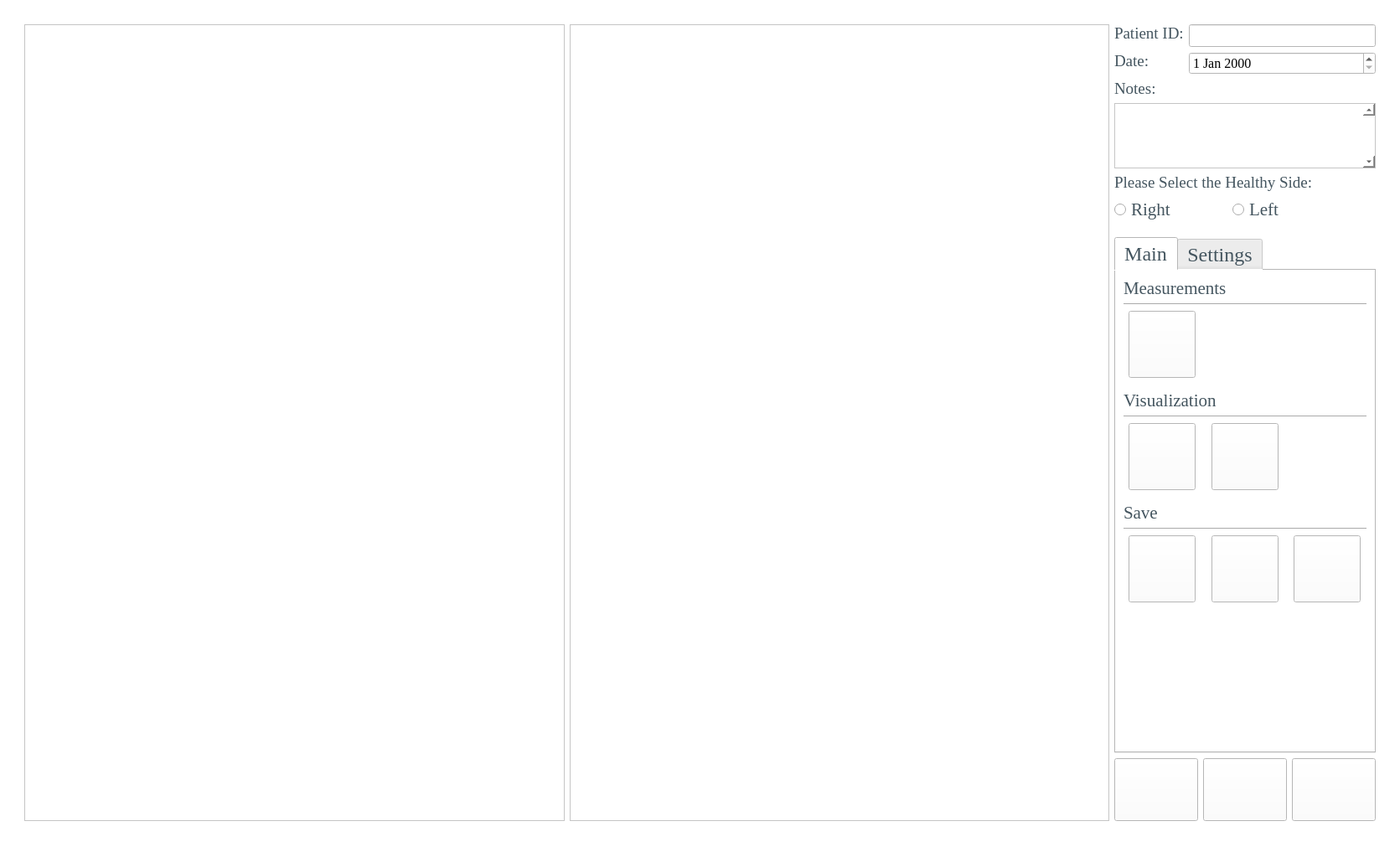
<?xml version="1.0" encoding="UTF-8"?>
<ui version="4.0">
 <class>MainWindow</class>
 <widget class="QMainWindow" name="MainWindow">
  <property name="geometry">
   <rect>
    <x>0</x>
    <y>0</y>
    <width>1671</width>
    <height>1011</height>
   </rect>
  </property>
  <property name="minimumSize">
   <size>
    <width>100</width>
    <height>768</height>
   </size>
  </property>
  <property name="windowTitle">
   <string>Emotrics+</string>
  </property>
  <property name="styleSheet">
   <string notr="true">background-color: rgb(255, 255, 255);</string>
  </property>
  <widget class="QWidget" name="centralwidget">
   <layout class="QGridLayout" name="gridLayout_2">
    <item row="2" column="2">
     <layout class="QGridLayout" name="gridLayout">
      <item row="6" column="0">
       <spacer name="verticalSpacer_4">
        <property name="orientation">
         <enum>Qt::Vertical</enum>
        </property>
        <property name="sizeHint" stdset="0">
         <size>
          <width>20</width>
          <height>40</height>
         </size>
        </property>
       </spacer>
      </item>
      <item row="6" column="3" rowspan="2" colspan="7">
       <widget class="QTabWidget" name="tabWidget">
        <property name="font">
         <font>
          <family>Times New Roman</family>
          <pointsize>18</pointsize>
         </font>
        </property>
        <property name="autoFillBackground">
         <bool>false</bool>
        </property>
        <property name="styleSheet">
         <string notr="true">color: rgb(68, 85, 95);</string>
        </property>
        <property name="currentIndex">
         <number>0</number>
        </property>
        <widget class="QWidget" name="tab_3">
         <attribute name="title">
          <string>Main</string>
         </attribute>
         <layout class="QVBoxLayout" name="verticalLayout">
          <item>
           <layout class="QGridLayout" name="gridLayout_4">
            <item row="3" column="0" colspan="3">
             <widget class="Line" name="line_2">
              <property name="lineWidth">
               <number>0</number>
              </property>
              <property name="orientation">
               <enum>Qt::Horizontal</enum>
              </property>
             </widget>
            </item>
            <item row="5" column="0" colspan="3">
             <widget class="Line" name="line_3">
              <property name="orientation">
               <enum>Qt::Horizontal</enum>
              </property>
             </widget>
            </item>
            <item row="10" column="0" alignment="Qt::AlignHCenter">
             <widget class="QPushButton" name="pushButton_42">
              <property name="sizePolicy">
               <sizepolicy hsizetype="Fixed" vsizetype="Fixed">
                <horstretch>0</horstretch>
                <verstretch>0</verstretch>
               </sizepolicy>
              </property>
              <property name="minimumSize">
               <size>
                <width>80</width>
                <height>80</height>
               </size>
              </property>
              <property name="maximumSize">
               <size>
                <width>80</width>
                <height>80</height>
               </size>
              </property>
              <property name="styleSheet">
               <string notr="true">QPushButton {
		image: url(/Users/kee_b/OneDrive/바탕 화면/Untitled-22.jpg)
}
</string>
              </property>
              <property name="text">
               <string/>
              </property>
             </widget>
            </item>
            <item row="7" column="0" colspan="3">
             <widget class="Line" name="line_4">
              <property name="styleSheet">
               <string notr="true">color: rgb(255, 255, 255);</string>
              </property>
              <property name="lineWidth">
               <number>0</number>
              </property>
              <property name="orientation">
               <enum>Qt::Horizontal</enum>
              </property>
             </widget>
            </item>
            <item row="10" column="1" alignment="Qt::AlignHCenter">
             <widget class="QPushButton" name="pushButton_2">
              <property name="minimumSize">
               <size>
                <width>80</width>
                <height>80</height>
               </size>
              </property>
              <property name="maximumSize">
               <size>
                <width>80</width>
                <height>80</height>
               </size>
              </property>
              <property name="styleSheet">
               <string notr="true">QPushButton {
		image: url(/Users/kee_b/OneDrive/바탕 화면/Untitled-14.jpg)
}
</string>
              </property>
              <property name="text">
               <string/>
              </property>
             </widget>
            </item>
            <item row="10" column="2" alignment="Qt::AlignHCenter">
             <widget class="QPushButton" name="pushButton_3">
              <property name="minimumSize">
               <size>
                <width>80</width>
                <height>80</height>
               </size>
              </property>
              <property name="maximumSize">
               <size>
                <width>80</width>
                <height>80</height>
               </size>
              </property>
              <property name="styleSheet">
               <string notr="true">QPushButton {
		image: url(/Users/kee_b/OneDrive/바탕 화면/Untitled-15.jpg)
}
</string>
              </property>
              <property name="text">
               <string/>
              </property>
             </widget>
            </item>
            <item row="1" column="0" colspan="3">
             <widget class="Line" name="line">
              <property name="orientation">
               <enum>Qt::Horizontal</enum>
              </property>
             </widget>
            </item>
            <item row="4" column="0" colspan="3">
             <widget class="QLabel" name="label_15">
              <property name="sizePolicy">
               <sizepolicy hsizetype="Preferred" vsizetype="Maximum">
                <horstretch>0</horstretch>
                <verstretch>0</verstretch>
               </sizepolicy>
              </property>
              <property name="font">
               <font>
                <family>Times New Roman</family>
                <pointsize>16</pointsize>
               </font>
              </property>
              <property name="styleSheet">
               <string notr="true">color: rgb(68, 85, 95);</string>
              </property>
              <property name="text">
               <string>Visualization</string>
              </property>
             </widget>
            </item>
            <item row="8" column="0" colspan="3">
             <widget class="QLabel" name="label_17">
              <property name="sizePolicy">
               <sizepolicy hsizetype="Preferred" vsizetype="Maximum">
                <horstretch>0</horstretch>
                <verstretch>0</verstretch>
               </sizepolicy>
              </property>
              <property name="font">
               <font>
                <family>Times New Roman</family>
                <pointsize>16</pointsize>
               </font>
              </property>
              <property name="styleSheet">
               <string notr="true">color: rgb(68, 85, 95);</string>
              </property>
              <property name="text">
               <string>Save</string>
              </property>
             </widget>
            </item>
            <item row="9" column="0" colspan="3">
             <widget class="Line" name="line_5">
              <property name="orientation">
               <enum>Qt::Horizontal</enum>
              </property>
             </widget>
            </item>
            <item row="2" column="0" alignment="Qt::AlignHCenter">
             <widget class="QPushButton" name="measurementsButton">
              <property name="sizePolicy">
               <sizepolicy hsizetype="Fixed" vsizetype="Fixed">
                <horstretch>0</horstretch>
                <verstretch>0</verstretch>
               </sizepolicy>
              </property>
              <property name="minimumSize">
               <size>
                <width>80</width>
                <height>80</height>
               </size>
              </property>
              <property name="maximumSize">
               <size>
                <width>80</width>
                <height>80</height>
               </size>
              </property>
              <property name="styleSheet">
               <string notr="true">QPushButton {
		image: url(/Users/kee_b/OneDrive/바탕 화면/Untitled-4.jpg)
}</string>
              </property>
              <property name="text">
               <string/>
              </property>
             </widget>
            </item>
            <item row="6" column="0" alignment="Qt::AlignHCenter">
             <widget class="QPushButton" name="adjustMidlineButton">
              <property name="sizePolicy">
               <sizepolicy hsizetype="Fixed" vsizetype="Fixed">
                <horstretch>0</horstretch>
                <verstretch>0</verstretch>
               </sizepolicy>
              </property>
              <property name="minimumSize">
               <size>
                <width>80</width>
                <height>80</height>
               </size>
              </property>
              <property name="maximumSize">
               <size>
                <width>80</width>
                <height>80</height>
               </size>
              </property>
              <property name="styleSheet">
               <string notr="true">QPushButton {
		image: url(/Users/kee_b/OneDrive/바탕 화면/Untitled-23.jpg)
}</string>
              </property>
              <property name="text">
               <string/>
              </property>
              <property name="checkable">
               <bool>true</bool>
              </property>
             </widget>
            </item>
            <item row="6" column="1" alignment="Qt::AlignHCenter">
             <widget class="QPushButton" name="toggleMidlineButton">
              <property name="sizePolicy">
               <sizepolicy hsizetype="Fixed" vsizetype="Fixed">
                <horstretch>0</horstretch>
                <verstretch>0</verstretch>
               </sizepolicy>
              </property>
              <property name="minimumSize">
               <size>
                <width>80</width>
                <height>80</height>
               </size>
              </property>
              <property name="maximumSize">
               <size>
                <width>80</width>
                <height>80</height>
               </size>
              </property>
              <property name="styleSheet">
               <string notr="true">QPushButton {
		image: url(/Users/kee_b/OneDrive/바탕 화면/Untitled-24.jpg)
}</string>
              </property>
              <property name="text">
               <string/>
              </property>
              <property name="checkable">
               <bool>true</bool>
              </property>
             </widget>
            </item>
            <item row="0" column="0" colspan="3">
             <widget class="QLabel" name="label_16">
              <property name="sizePolicy">
               <sizepolicy hsizetype="Preferred" vsizetype="Maximum">
                <horstretch>0</horstretch>
                <verstretch>0</verstretch>
               </sizepolicy>
              </property>
              <property name="font">
               <font>
                <family>Times New Roman</family>
                <pointsize>16</pointsize>
               </font>
              </property>
              <property name="styleSheet">
               <string notr="true">color: rgb(68, 85, 95);</string>
              </property>
              <property name="text">
               <string>Measurements</string>
              </property>
             </widget>
            </item>
           </layout>
          </item>
          <item>
           <spacer name="verticalSpacer_2">
            <property name="orientation">
             <enum>Qt::Vertical</enum>
            </property>
            <property name="sizeHint" stdset="0">
             <size>
              <width>20</width>
              <height>40</height>
             </size>
            </property>
           </spacer>
          </item>
         </layout>
        </widget>
        <widget class="QWidget" name="tab_4">
         <attribute name="title">
          <string>Settings</string>
         </attribute>
         <layout class="QVBoxLayout" name="verticalLayout_2">
          <item>
           <layout class="QGridLayout" name="gridLayout_5">
            <property name="horizontalSpacing">
             <number>4</number>
            </property>
            <item row="7" column="3" alignment="Qt::AlignHCenter">
             <widget class="QPushButton" name="landmarkSettingButton">
              <property name="sizePolicy">
               <sizepolicy hsizetype="Fixed" vsizetype="Fixed">
                <horstretch>0</horstretch>
                <verstretch>0</verstretch>
               </sizepolicy>
              </property>
              <property name="minimumSize">
               <size>
                <width>80</width>
                <height>80</height>
               </size>
              </property>
              <property name="maximumSize">
               <size>
                <width>80</width>
                <height>80</height>
               </size>
              </property>
              <property name="styleSheet">
               <string notr="true">QPushButton {
		image: url(/Users/kee_b/OneDrive/바탕 화면/Untitled-16.jpg)
}</string>
              </property>
              <property name="text">
               <string/>
              </property>
              <property name="checkable">
               <bool>true</bool>
              </property>
             </widget>
            </item>
            <item row="7" column="2" alignment="Qt::AlignHCenter">
             <widget class="QPushButton" name="addDotsButton">
              <property name="sizePolicy">
               <sizepolicy hsizetype="Fixed" vsizetype="Fixed">
                <horstretch>0</horstretch>
                <verstretch>0</verstretch>
               </sizepolicy>
              </property>
              <property name="minimumSize">
               <size>
                <width>80</width>
                <height>80</height>
               </size>
              </property>
              <property name="maximumSize">
               <size>
                <width>80</width>
                <height>80</height>
               </size>
              </property>
              <property name="styleSheet">
               <string notr="true">QPushButton {
		image: url(/Users/kee_b/OneDrive/바탕 화면/Untitled-10.jpg)
}</string>
              </property>
              <property name="text">
               <string/>
              </property>
              <property name="checkable">
               <bool>true</bool>
              </property>
             </widget>
            </item>
            <item row="1" column="2" colspan="3">
             <widget class="Line" name="line_6">
              <property name="orientation">
               <enum>Qt::Horizontal</enum>
              </property>
             </widget>
            </item>
            <item row="5" column="2" colspan="3">
             <widget class="QLabel" name="label_18">
              <property name="sizePolicy">
               <sizepolicy hsizetype="Preferred" vsizetype="Maximum">
                <horstretch>0</horstretch>
                <verstretch>0</verstretch>
               </sizepolicy>
              </property>
              <property name="font">
               <font>
                <family>Times New Roman</family>
                <pointsize>16</pointsize>
               </font>
              </property>
              <property name="text">
               <string>Landmark Settings</string>
              </property>
             </widget>
            </item>
            <item row="0" column="2" colspan="3">
             <widget class="QLabel" name="label_20">
              <property name="sizePolicy">
               <sizepolicy hsizetype="Preferred" vsizetype="Maximum">
                <horstretch>0</horstretch>
                <verstretch>0</verstretch>
               </sizepolicy>
              </property>
              <property name="font">
               <font>
                <family>Times New Roman</family>
                <pointsize>16</pointsize>
               </font>
              </property>
              <property name="text">
               <string>Iris Settings</string>
              </property>
             </widget>
            </item>
            <item row="10" column="2" colspan="3">
             <widget class="QLabel" name="label_7">
              <property name="font">
               <font>
                <family>Times New Roman</family>
                <pointsize>16</pointsize>
               </font>
              </property>
              <property name="text">
               <string>Measurement &amp; Save Settings</string>
              </property>
             </widget>
            </item>
            <item row="7" column="4" alignment="Qt::AlignHCenter">
             <widget class="QPushButton" name="showNLFButton">
              <property name="sizePolicy">
               <sizepolicy hsizetype="Fixed" vsizetype="Fixed">
                <horstretch>0</horstretch>
                <verstretch>0</verstretch>
               </sizepolicy>
              </property>
              <property name="minimumSize">
               <size>
                <width>80</width>
                <height>80</height>
               </size>
              </property>
              <property name="maximumSize">
               <size>
                <width>80</width>
                <height>80</height>
               </size>
              </property>
              <property name="styleSheet">
               <string notr="true">QPushButton {
		image: url(/Users/kee_b/OneDrive/바탕 화면/Untitled-9.jpg)
}
</string>
              </property>
              <property name="text">
               <string/>
              </property>
              <property name="checkable">
               <bool>true</bool>
              </property>
             </widget>
            </item>
            <item row="2" column="4" alignment="Qt::AlignHCenter">
             <widget class="QPushButton" name="pushButton_5">
              <property name="sizePolicy">
               <sizepolicy hsizetype="Fixed" vsizetype="Fixed">
                <horstretch>0</horstretch>
                <verstretch>0</verstretch>
               </sizepolicy>
              </property>
              <property name="minimumSize">
               <size>
                <width>80</width>
                <height>80</height>
               </size>
              </property>
              <property name="maximumSize">
               <size>
                <width>80</width>
                <height>80</height>
               </size>
              </property>
              <property name="styleSheet">
               <string notr="true">QPushButton {
		image: url(/Users/kee_b/OneDrive/바탕 화면/Untitled-19.jpg)
}</string>
              </property>
              <property name="text">
               <string/>
              </property>
             </widget>
            </item>
            <item row="3" column="3">
             <widget class="QPushButton" name="pushButton_12">
              <property name="minimumSize">
               <size>
                <width>80</width>
                <height>80</height>
               </size>
              </property>
              <property name="maximumSize">
               <size>
                <width>80</width>
                <height>80</height>
               </size>
              </property>
              <property name="styleSheet">
               <string notr="true">QPushButton {
		image: url(/Users/kee_b/OneDrive/바탕 화면/Untitled-21.jpg)
}</string>
              </property>
              <property name="text">
               <string/>
              </property>
             </widget>
            </item>
            <item row="3" column="2">
             <widget class="QPushButton" name="pushButton_11">
              <property name="minimumSize">
               <size>
                <width>80</width>
                <height>80</height>
               </size>
              </property>
              <property name="maximumSize">
               <size>
                <width>80</width>
                <height>80</height>
               </size>
              </property>
              <property name="styleSheet">
               <string notr="true">QPushButton {
		image: url(/Users/kee_b/OneDrive/바탕 화면/Untitled-20.jpg)
}</string>
              </property>
              <property name="text">
               <string/>
              </property>
             </widget>
            </item>
            <item row="11" column="2" colspan="3">
             <widget class="Line" name="line_14">
              <property name="orientation">
               <enum>Qt::Horizontal</enum>
              </property>
             </widget>
            </item>
            <item row="6" column="2" colspan="3">
             <widget class="Line" name="line_8">
              <property name="orientation">
               <enum>Qt::Horizontal</enum>
              </property>
             </widget>
            </item>
            <item row="2" column="2" alignment="Qt::AlignHCenter">
             <widget class="QPushButton" name="pushButton_26">
              <property name="sizePolicy">
               <sizepolicy hsizetype="Fixed" vsizetype="Fixed">
                <horstretch>0</horstretch>
                <verstretch>0</verstretch>
               </sizepolicy>
              </property>
              <property name="minimumSize">
               <size>
                <width>80</width>
                <height>80</height>
               </size>
              </property>
              <property name="maximumSize">
               <size>
                <width>80</width>
                <height>80</height>
               </size>
              </property>
              <property name="styleSheet">
               <string notr="true">QPushButton {
		image: url(/Users/kee_b/OneDrive/바탕 화면/Untitled-11.jpg)
}</string>
              </property>
              <property name="text">
               <string/>
              </property>
             </widget>
            </item>
            <item row="4" column="2" colspan="3">
             <widget class="Line" name="line_7">
              <property name="lineWidth">
               <number>0</number>
              </property>
              <property name="orientation">
               <enum>Qt::Horizontal</enum>
              </property>
             </widget>
            </item>
            <item row="2" column="3" alignment="Qt::AlignHCenter">
             <widget class="QPushButton" name="pushButton_27">
              <property name="sizePolicy">
               <sizepolicy hsizetype="Fixed" vsizetype="Fixed">
                <horstretch>0</horstretch>
                <verstretch>0</verstretch>
               </sizepolicy>
              </property>
              <property name="minimumSize">
               <size>
                <width>80</width>
                <height>80</height>
               </size>
              </property>
              <property name="maximumSize">
               <size>
                <width>80</width>
                <height>80</height>
               </size>
              </property>
              <property name="styleSheet">
               <string notr="true">QPushButton {
		image: url(/Users/kee_b/OneDrive/바탕 화면/Untitled-18.jpg)
}</string>
              </property>
              <property name="text">
               <string/>
              </property>
             </widget>
            </item>
            <item row="9" column="2" colspan="3">
             <layout class="QGridLayout" name="gridLayout_6">
              <item row="6" column="0">
               <widget class="QLabel" name="label_13">
                <property name="font">
                 <font>
                  <family>Times New Roman</family>
                  <pointsize>12</pointsize>
                 </font>
                </property>
                <property name="text">
                 <string>Color of Landmarks:</string>
                </property>
               </widget>
              </item>
              <item row="6" column="1" alignment="Qt::AlignHCenter">
               <widget class="QLabel" name="label_14">
                <property name="minimumSize">
                 <size>
                  <width>20</width>
                  <height>20</height>
                 </size>
                </property>
                <property name="maximumSize">
                 <size>
                  <width>20</width>
                  <height>20</height>
                 </size>
                </property>
                <property name="frameShape">
                 <enum>QFrame::Box</enum>
                </property>
                <property name="text">
                 <string/>
                </property>
               </widget>
              </item>
              <item row="1" column="3">
               <widget class="Line" name="line_11">
                <property name="lineWidth">
                 <number>0</number>
                </property>
                <property name="orientation">
                 <enum>Qt::Horizontal</enum>
                </property>
               </widget>
              </item>
              <item row="6" column="2" colspan="2">
               <widget class="QPushButton" name="pushButton_9">
                <property name="minimumSize">
                 <size>
                  <width>0</width>
                  <height>25</height>
                 </size>
                </property>
                <property name="maximumSize">
                 <size>
                  <width>16777215</width>
                  <height>25</height>
                 </size>
                </property>
                <property name="text">
                 <string>Select Color</string>
                </property>
               </widget>
              </item>
              <item row="3" column="0" colspan="4">
               <widget class="Line" name="line_12">
                <property name="lineWidth">
                 <number>0</number>
                </property>
                <property name="orientation">
                 <enum>Qt::Horizontal</enum>
                </property>
               </widget>
              </item>
              <item row="0" column="0" colspan="4">
               <widget class="Line" name="line_10">
                <property name="lineWidth">
                 <number>0</number>
                </property>
                <property name="orientation">
                 <enum>Qt::Horizontal</enum>
                </property>
               </widget>
              </item>
              <item row="4" column="0">
               <widget class="QLabel" name="label_12">
                <property name="font">
                 <font>
                  <family>Times New Roman</family>
                  <pointsize>12</pointsize>
                 </font>
                </property>
                <property name="text">
                 <string>Color of Landmarks:</string>
                </property>
               </widget>
              </item>
              <item row="8" column="0">
               <widget class="QLabel" name="label_19">
                <property name="font">
                 <font>
                  <family>Times New Roman</family>
                  <pointsize>12</pointsize>
                 </font>
                </property>
                <property name="text">
                 <string>Size of Landmarks:</string>
                </property>
               </widget>
              </item>
              <item row="8" column="1">
               <widget class="QSpinBox" name="spinBox_3">
                <property name="minimumSize">
                 <size>
                  <width>0</width>
                  <height>25</height>
                 </size>
                </property>
                <property name="maximumSize">
                 <size>
                  <width>16777215</width>
                  <height>25</height>
                 </size>
                </property>
               </widget>
              </item>
              <item row="1" column="0">
               <widget class="Line" name="line_20">
                <property name="lineWidth">
                 <number>0</number>
                </property>
                <property name="orientation">
                 <enum>Qt::Horizontal</enum>
                </property>
               </widget>
              </item>
              <item row="1" column="1">
               <widget class="Line" name="line_18">
                <property name="lineWidth">
                 <number>0</number>
                </property>
                <property name="orientation">
                 <enum>Qt::Horizontal</enum>
                </property>
               </widget>
              </item>
              <item row="1" column="2">
               <widget class="Line" name="line_19">
                <property name="lineWidth">
                 <number>0</number>
                </property>
                <property name="orientation">
                 <enum>Qt::Horizontal</enum>
                </property>
               </widget>
              </item>
              <item row="2" column="2" colspan="2" alignment="Qt::AlignHCenter">
               <widget class="QComboBox" name="comboBox_2">
                <property name="sizePolicy">
                 <sizepolicy hsizetype="Minimum" vsizetype="Fixed">
                  <horstretch>0</horstretch>
                  <verstretch>0</verstretch>
                 </sizepolicy>
                </property>
                <property name="minimumSize">
                 <size>
                  <width>0</width>
                  <height>25</height>
                 </size>
                </property>
                <property name="maximumSize">
                 <size>
                  <width>16777215</width>
                  <height>25</height>
                 </size>
                </property>
               </widget>
              </item>
              <item row="2" column="0" colspan="2">
               <widget class="QLabel" name="label_21">
                <property name="font">
                 <font>
                  <family>Times New Roman</family>
                  <pointsize>12</pointsize>
                 </font>
                </property>
                <property name="text">
                 <string>Estimated Landmark Models:</string>
                </property>
               </widget>
              </item>
              <item row="4" column="1" alignment="Qt::AlignHCenter">
               <widget class="QLabel" name="label_22">
                <property name="minimumSize">
                 <size>
                  <width>20</width>
                  <height>20</height>
                 </size>
                </property>
                <property name="maximumSize">
                 <size>
                  <width>20</width>
                  <height>20</height>
                 </size>
                </property>
                <property name="autoFillBackground">
                 <bool>false</bool>
                </property>
                <property name="frameShape">
                 <enum>QFrame::Box</enum>
                </property>
                <property name="text">
                 <string/>
                </property>
               </widget>
              </item>
              <item row="5" column="0" colspan="4">
               <widget class="Line" name="line_21">
                <property name="lineWidth">
                 <number>0</number>
                </property>
                <property name="orientation">
                 <enum>Qt::Horizontal</enum>
                </property>
               </widget>
              </item>
              <item row="4" column="2" colspan="2">
               <widget class="QPushButton" name="pushButton_10">
                <property name="minimumSize">
                 <size>
                  <width>0</width>
                  <height>25</height>
                 </size>
                </property>
                <property name="maximumSize">
                 <size>
                  <width>16777215</width>
                  <height>25</height>
                 </size>
                </property>
                <property name="text">
                 <string>Select Color</string>
                </property>
               </widget>
              </item>
              <item row="7" column="0" colspan="4">
               <widget class="Line" name="line_22">
                <property name="lineWidth">
                 <number>0</number>
                </property>
                <property name="orientation">
                 <enum>Qt::Horizontal</enum>
                </property>
               </widget>
              </item>
              <item row="9" column="0" colspan="4">
               <widget class="Line" name="line_17">
                <property name="lineWidth">
                 <number>0</number>
                </property>
                <property name="orientation">
                 <enum>Qt::Horizontal</enum>
                </property>
               </widget>
              </item>
             </layout>
            </item>
            <item row="12" column="4">
             <widget class="QPushButton" name="pushButton_8">
              <property name="sizePolicy">
               <sizepolicy hsizetype="Fixed" vsizetype="Fixed">
                <horstretch>0</horstretch>
                <verstretch>0</verstretch>
               </sizepolicy>
              </property>
              <property name="minimumSize">
               <size>
                <width>80</width>
                <height>80</height>
               </size>
              </property>
              <property name="maximumSize">
               <size>
                <width>80</width>
                <height>80</height>
               </size>
              </property>
              <property name="styleSheet">
               <string notr="true">QPushButton {
		image: url(/Users/kee_b/OneDrive/바탕 화면/Untitled-3.jpg)
}
</string>
              </property>
              <property name="text">
               <string/>
              </property>
             </widget>
            </item>
            <item row="12" column="3">
             <widget class="QPushButton" name="pushButton_4">
              <property name="sizePolicy">
               <sizepolicy hsizetype="Fixed" vsizetype="Fixed">
                <horstretch>0</horstretch>
                <verstretch>0</verstretch>
               </sizepolicy>
              </property>
              <property name="minimumSize">
               <size>
                <width>80</width>
                <height>80</height>
               </size>
              </property>
              <property name="maximumSize">
               <size>
                <width>80</width>
                <height>80</height>
               </size>
              </property>
              <property name="styleSheet">
               <string notr="true">QPushButton {
		image: url(/Users/kee_b/OneDrive/바탕 화면/Untitled-13.jpg)
}
</string>
              </property>
              <property name="text">
               <string/>
              </property>
             </widget>
            </item>
            <item row="12" column="2">
             <widget class="QPushButton" name="pushButton_7">
              <property name="minimumSize">
               <size>
                <width>80</width>
                <height>80</height>
               </size>
              </property>
              <property name="maximumSize">
               <size>
                <width>80</width>
                <height>80</height>
               </size>
              </property>
              <property name="styleSheet">
               <string notr="true">QPushButton {
		image: url(/Users/kee_b/OneDrive/바탕 화면/Untitled-17.jpg)
}</string>
              </property>
              <property name="text">
               <string/>
              </property>
             </widget>
            </item>
           </layout>
          </item>
          <item>
           <spacer name="verticalSpacer_5">
            <property name="orientation">
             <enum>Qt::Vertical</enum>
            </property>
            <property name="sizeHint" stdset="0">
             <size>
              <width>20</width>
              <height>40</height>
             </size>
            </property>
           </spacer>
          </item>
          <item>
           <spacer name="verticalSpacer">
            <property name="orientation">
             <enum>Qt::Vertical</enum>
            </property>
            <property name="sizeHint" stdset="0">
             <size>
              <width>20</width>
              <height>40</height>
             </size>
            </property>
           </spacer>
          </item>
          <item>
           <spacer name="verticalSpacer_7">
            <property name="orientation">
             <enum>Qt::Vertical</enum>
            </property>
            <property name="sizeHint" stdset="0">
             <size>
              <width>20</width>
              <height>40</height>
             </size>
            </property>
           </spacer>
          </item>
          <item>
           <spacer name="verticalSpacer_3">
            <property name="orientation">
             <enum>Qt::Vertical</enum>
            </property>
            <property name="sizeHint" stdset="0">
             <size>
              <width>20</width>
              <height>40</height>
             </size>
            </property>
           </spacer>
          </item>
         </layout>
        </widget>
       </widget>
      </item>
      <item row="1" column="1" rowspan="8">
       <widget class="ImageViewer" name="displayImage_2">
        <property name="sizePolicy">
         <sizepolicy hsizetype="Preferred" vsizetype="Preferred">
          <horstretch>0</horstretch>
          <verstretch>0</verstretch>
         </sizepolicy>
        </property>
       </widget>
      </item>
      <item row="8" column="7" colspan="3">
       <widget class="QPushButton" name="loadNewPhotoButton">
        <property name="minimumSize">
         <size>
          <width>100</width>
          <height>75</height>
         </size>
        </property>
        <property name="maximumSize">
         <size>
          <width>100</width>
          <height>75</height>
         </size>
        </property>
        <property name="font">
         <font>
          <family>Times New Roman</family>
          <pointsize>16</pointsize>
         </font>
        </property>
        <property name="styleSheet">
         <string notr="true">QPushButton {
		image: url(/Users/kee_b/Downloads/Untitled-1.jpg)
}</string>
        </property>
        <property name="text">
         <string/>
        </property>
       </widget>
      </item>
      <item row="8" column="4" colspan="3">
       <widget class="QPushButton" name="pushButton">
        <property name="minimumSize">
         <size>
          <width>100</width>
          <height>75</height>
         </size>
        </property>
        <property name="maximumSize">
         <size>
          <width>100</width>
          <height>75</height>
         </size>
        </property>
        <property name="styleSheet">
         <string notr="true">QPushButton {
		image: url(/Users/kee_b/Downloads/Untitled-1.jpg)
}</string>
        </property>
        <property name="text">
         <string/>
        </property>
       </widget>
      </item>
      <item row="8" column="3">
       <widget class="QPushButton" name="previousButton">
        <property name="minimumSize">
         <size>
          <width>100</width>
          <height>75</height>
         </size>
        </property>
        <property name="maximumSize">
         <size>
          <width>100</width>
          <height>75</height>
         </size>
        </property>
        <property name="font">
         <font>
          <family>Times New Roman</family>
          <pointsize>16</pointsize>
         </font>
        </property>
        <property name="styleSheet">
         <string notr="true">QPushButton {
		image: url(/Users/kee_b/Downloads/Untitled-2.jpg)
}</string>
        </property>
        <property name="text">
         <string/>
        </property>
       </widget>
      </item>
      <item row="1" column="3" colspan="7">
       <layout class="QFormLayout" name="formLayout">
        <item row="0" column="0">
         <widget class="QLabel" name="label_2">
          <property name="sizePolicy">
           <sizepolicy hsizetype="Preferred" vsizetype="Maximum">
            <horstretch>0</horstretch>
            <verstretch>0</verstretch>
           </sizepolicy>
          </property>
          <property name="font">
           <font>
            <family>Times New Roman</family>
            <pointsize>14</pointsize>
           </font>
          </property>
          <property name="styleSheet">
           <string notr="true">color: rgb(68, 85, 95);</string>
          </property>
          <property name="text">
           <string>Patient ID:</string>
          </property>
         </widget>
        </item>
        <item row="0" column="1">
         <widget class="QLineEdit" name="lineEdit">
          <property name="sizePolicy">
           <sizepolicy hsizetype="Expanding" vsizetype="Maximum">
            <horstretch>0</horstretch>
            <verstretch>0</verstretch>
           </sizepolicy>
          </property>
          <property name="font">
           <font>
            <family>Times New Roman</family>
            <pointsize>12</pointsize>
           </font>
          </property>
          <property name="styleSheet">
           <string notr="true"/>
          </property>
         </widget>
        </item>
        <item row="1" column="0">
         <widget class="QLabel" name="label_4">
          <property name="sizePolicy">
           <sizepolicy hsizetype="Preferred" vsizetype="Maximum">
            <horstretch>0</horstretch>
            <verstretch>0</verstretch>
           </sizepolicy>
          </property>
          <property name="font">
           <font>
            <family>Times New Roman</family>
            <pointsize>14</pointsize>
           </font>
          </property>
          <property name="styleSheet">
           <string notr="true">color: rgb(68, 85, 95);</string>
          </property>
          <property name="text">
           <string>Date: </string>
          </property>
         </widget>
        </item>
        <item row="1" column="1">
         <widget class="QDateEdit" name="dateEdit">
          <property name="sizePolicy">
           <sizepolicy hsizetype="Minimum" vsizetype="Maximum">
            <horstretch>0</horstretch>
            <verstretch>0</verstretch>
           </sizepolicy>
          </property>
          <property name="font">
           <font>
            <family>Times New Roman</family>
            <pointsize>12</pointsize>
           </font>
          </property>
         </widget>
        </item>
        <item row="2" column="0">
         <widget class="QLabel" name="label_5">
          <property name="font">
           <font>
            <family>Times New Roman</family>
            <pointsize>14</pointsize>
           </font>
          </property>
          <property name="styleSheet">
           <string notr="true">color: rgb(68, 85, 95);</string>
          </property>
          <property name="text">
           <string>Notes:</string>
          </property>
         </widget>
        </item>
        <item row="3" column="0" colspan="2">
         <widget class="QPlainTextEdit" name="plainTextEdit">
          <property name="sizePolicy">
           <sizepolicy hsizetype="Preferred" vsizetype="Minimum">
            <horstretch>0</horstretch>
            <verstretch>0</verstretch>
           </sizepolicy>
          </property>
          <property name="font">
           <font>
            <family>Times New Roman</family>
            <pointsize>12</pointsize>
           </font>
          </property>
          <property name="frameShadow">
           <enum>QFrame::Sunken</enum>
          </property>
          <property name="verticalScrollBarPolicy">
           <enum>Qt::ScrollBarAlwaysOn</enum>
          </property>
          <property name="horizontalScrollBarPolicy">
           <enum>Qt::ScrollBarAlwaysOff</enum>
          </property>
          <property name="sizeAdjustPolicy">
           <enum>QAbstractScrollArea::AdjustToContents</enum>
          </property>
         </widget>
        </item>
       </layout>
      </item>
      <item row="0" column="2">
       <spacer name="horizontalSpacer_2">
        <property name="orientation">
         <enum>Qt::Horizontal</enum>
        </property>
        <property name="sizeHint" stdset="0">
         <size>
          <width>40</width>
          <height>20</height>
         </size>
        </property>
       </spacer>
      </item>
      <item row="2" column="3" colspan="7">
       <widget class="QLabel" name="label_11">
        <property name="font">
         <font>
          <family>Times New Roman</family>
          <pointsize>14</pointsize>
         </font>
        </property>
        <property name="styleSheet">
         <string notr="true">color: rgb(68, 85, 95);</string>
        </property>
        <property name="text">
         <string>Please Select the Healthy Side:</string>
        </property>
       </widget>
      </item>
      <item row="0" column="1">
       <spacer name="horizontalSpacer_6">
        <property name="orientation">
         <enum>Qt::Horizontal</enum>
        </property>
        <property name="sizeHint" stdset="0">
         <size>
          <width>40</width>
          <height>20</height>
         </size>
        </property>
       </spacer>
      </item>
      <item row="1" column="2" rowspan="8">
       <widget class="ImageViewer" name="displayImage">
        <property name="sizePolicy">
         <sizepolicy hsizetype="Preferred" vsizetype="Preferred">
          <horstretch>0</horstretch>
          <verstretch>0</verstretch>
         </sizepolicy>
        </property>
        <property name="styleSheet">
         <string notr="true">displayImage {
		image: url(/Users/kee_b/OneDrive/바탕 화면/Untitled-upload.jpg)
}</string>
        </property>
       </widget>
      </item>
      <item row="6" column="10">
       <spacer name="verticalSpacer_6">
        <property name="orientation">
         <enum>Qt::Vertical</enum>
        </property>
        <property name="sizeHint" stdset="0">
         <size>
          <width>20</width>
          <height>40</height>
         </size>
        </property>
       </spacer>
      </item>
      <item row="3" column="3" colspan="2">
       <widget class="QRadioButton" name="radioButton">
        <property name="font">
         <font>
          <family>Times New Roman</family>
          <pointsize>16</pointsize>
         </font>
        </property>
        <property name="styleSheet">
         <string notr="true">color: rgb(68, 85, 95);</string>
        </property>
        <property name="text">
         <string>Right </string>
        </property>
       </widget>
      </item>
      <item row="3" column="5" colspan="5">
       <widget class="QRadioButton" name="radioButton_2">
        <property name="font">
         <font>
          <family>Times New Roman</family>
          <pointsize>16</pointsize>
         </font>
        </property>
        <property name="styleSheet">
         <string notr="true">color: rgb(68, 85, 95);</string>
        </property>
        <property name="text">
         <string>Left </string>
        </property>
       </widget>
      </item>
     </layout>
    </item>
   </layout>
  </widget>
  <widget class="QMenuBar" name="menubar">
   <property name="geometry">
    <rect>
     <x>0</x>
     <y>0</y>
     <width>1671</width>
     <height>26</height>
    </rect>
   </property>
  </widget>
  <widget class="QStatusBar" name="statusbar"/>
 </widget>
 <customwidgets>
  <customwidget>
   <class>ImageViewer</class>
   <extends>QGraphicsView</extends>
   <header>ImageViewerandProcess2.h</header>
  </customwidget>
 </customwidgets>
 <resources/>
 <connections/>
</ui>
